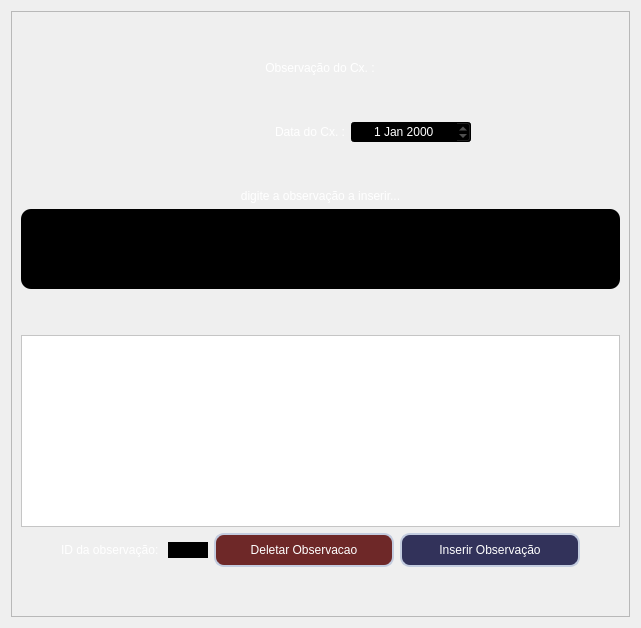
  <widget class="QWidget" name="observacao_cx">
   <layout class="QVBoxLayout" name="verticalLayout_5">
    <item>
     <widget class="QFrame" name="frame_2">
      <property name="frameShape">
       <enum>QFrame::Shape::StyledPanel</enum>
      </property>
      <property name="frameShadow">
       <enum>QFrame::Shadow::Raised</enum>
      </property>
      <layout class="QVBoxLayout" name="verticalLayout_4">
       <item>
        <spacer name="verticalSpacer_17">
         <property name="orientation">
          <enum>Qt::Orientation::Vertical</enum>
         </property>
         <property name="sizeHint" stdset="0">
          <size>
           <width>20</width>
           <height>40</height>
          </size>
         </property>
        </spacer>
       </item>
       <item alignment="Qt::AlignmentFlag::AlignHCenter">
        <widget class="QLabel" name="label_23">
         <property name="minimumSize">
          <size>
           <width>360</width>
           <height>0</height>
          </size>
         </property>
         <property name="maximumSize">
          <size>
           <width>360</width>
           <height>16777215</height>
          </size>
         </property>
         <property name="styleSheet">
          <string notr="true">font: 700 14pt &quot;Segoe UI&quot;;
color: rgb(255,255,255);</string>
         </property>
         <property name="text">
          <string>Observação do Cx. :</string>
         </property>
         <property name="alignment">
          <set>Qt::AlignmentFlag::AlignCenter</set>
         </property>
        </widget>
       </item>
       <item>
        <spacer name="verticalSpacer_3">
         <property name="orientation">
          <enum>Qt::Orientation::Vertical</enum>
         </property>
         <property name="sizeHint" stdset="0">
          <size>
           <width>20</width>
           <height>40</height>
          </size>
         </property>
        </spacer>
       </item>
       <item>
        <layout class="QHBoxLayout" name="horizontalLayout">
         <item>
          <spacer name="horizontalSpacer_15">
           <property name="orientation">
            <enum>Qt::Orientation::Horizontal</enum>
           </property>
           <property name="sizeHint" stdset="0">
            <size>
             <width>40</width>
             <height>20</height>
            </size>
           </property>
          </spacer>
         </item>
         <item>
          <widget class="QLabel" name="label_24">
           <property name="minimumSize">
            <size>
             <width>175</width>
             <height>0</height>
            </size>
           </property>
           <property name="maximumSize">
            <size>
             <width>175</width>
             <height>16777215</height>
            </size>
           </property>
           <property name="styleSheet">
            <string notr="true">font: 700 9pt &quot;Segoe UI&quot;;
color: rgb(255,255,255);</string>
           </property>
           <property name="text">
            <string>Data do Cx. :</string>
           </property>
           <property name="alignment">
            <set>Qt::AlignmentFlag::AlignRight|Qt::AlignmentFlag::AlignTrailing|Qt::AlignmentFlag::AlignVCenter</set>
           </property>
          </widget>
         </item>
         <item>
          <widget class="QDateEdit" name="data_cx_observacao">
           <property name="enabled">
            <bool>true</bool>
           </property>
           <property name="sizePolicy">
            <sizepolicy hsizetype="Minimum" vsizetype="Minimum">
             <horstretch>0</horstretch>
             <verstretch>0</verstretch>
            </sizepolicy>
           </property>
           <property name="minimumSize">
            <size>
             <width>120</width>
             <height>0</height>
            </size>
           </property>
           <property name="maximumSize">
            <size>
             <width>120</width>
             <height>16777215</height>
            </size>
           </property>
           <property name="styleSheet">
            <string notr="true">font: 700 10pt &quot;Segoe UI&quot;;
color: rgb(255,255,255);
background-color: rgb(0,0,0);</string>
           </property>
           <property name="alignment">
            <set>Qt::AlignmentFlag::AlignCenter</set>
           </property>
           <property name="readOnly">
            <bool>true</bool>
           </property>
          </widget>
         </item>
         <item>
          <spacer name="horizontalSpacer_16">
           <property name="orientation">
            <enum>Qt::Orientation::Horizontal</enum>
           </property>
           <property name="sizeHint" stdset="0">
            <size>
             <width>40</width>
             <height>20</height>
            </size>
           </property>
          </spacer>
         </item>
        </layout>
       </item>
       <item>
        <spacer name="verticalSpacer_24">
         <property name="orientation">
          <enum>Qt::Orientation::Vertical</enum>
         </property>
         <property name="sizeHint" stdset="0">
          <size>
           <width>20</width>
           <height>40</height>
          </size>
         </property>
        </spacer>
       </item>
       <item>
        <widget class="QLabel" name="label_76">
         <property name="styleSheet">
          <string notr="true">font: 700 10pt &quot;Segoe UI&quot;;
color: rgb(255,255,255);</string>
         </property>
         <property name="text">
          <string>digite a observação a inserir...</string>
         </property>
         <property name="alignment">
          <set>Qt::AlignmentFlag::AlignCenter</set>
         </property>
        </widget>
       </item>
       <item>
        <widget class="QTextEdit" name="textEdit_observacao_cx">
         <property name="minimumSize">
          <size>
           <width>0</width>
           <height>80</height>
          </size>
         </property>
         <property name="maximumSize">
          <size>
           <width>16777215</width>
           <height>80</height>
          </size>
         </property>
         <property name="styleSheet">
          <string notr="true">color: white;
background-color: black;
border: solid gray 1px;
border-radius: 10px;</string>
         </property>
         <property name="placeholderText">
          <string comment="observação do caixa" extracomment="observação do caixa"/>
         </property>
        </widget>
       </item>
       <item>
        <spacer name="verticalSpacer_25">
         <property name="orientation">
          <enum>Qt::Orientation::Vertical</enum>
         </property>
         <property name="sizeHint" stdset="0">
          <size>
           <width>20</width>
           <height>40</height>
          </size>
         </property>
        </spacer>
       </item>
       <item>
        <widget class="QTableView" name="tableView_observacoes_cx">
         <property name="styleSheet">
          <string notr="true">QTableView {
	alternate-background-color: #f8f9fa;
	background-color: white;
	gridline-color: #dee2e6;
}

QTableView::item {
	padding: 5px;
	border-bottom: 1px solid #dee2e6;
}

QTableView::item:selected {
	background-color: #007bff;
	color: white;
}

QHeaderView::section {
	background-color: #6c757d;
	color: white;
	padding: 5px;
	border: 1px solid #5a6268;
	font-weight: bold;
}</string>
         </property>
        </widget>
       </item>
       <item>
        <layout class="QHBoxLayout" name="horizontalLayout_14">
         <item>
          <spacer name="horizontalSpacer">
           <property name="orientation">
            <enum>Qt::Orientation::Horizontal</enum>
           </property>
           <property name="sizeHint" stdset="0">
            <size>
             <width>40</width>
             <height>20</height>
            </size>
           </property>
          </spacer>
         </item>
         <item>
          <widget class="QLabel" name="label_44">
           <property name="styleSheet">
            <string notr="true">font: 700 10pt &quot;Segoe UI&quot;;
color: rgb(255,255,255);</string>
           </property>
           <property name="text">
            <string>ID da observação: </string>
           </property>
          </widget>
         </item>
         <item>
          <widget class="QLineEdit" name="input_id_observacao_a_deletar">
           <property name="minimumSize">
            <size>
             <width>40</width>
             <height>0</height>
            </size>
           </property>
           <property name="maximumSize">
            <size>
             <width>40</width>
             <height>16777215</height>
            </size>
           </property>
           <property name="styleSheet">
            <string notr="true">color: white;
background-color: black;
border: solid gray 2px;</string>
           </property>
           <property name="readOnly">
            <bool>true</bool>
           </property>
          </widget>
         </item>
         <item>
          <widget class="QPushButton" name="btn_deletar_observacao">
           <property name="minimumSize">
            <size>
             <width>180</width>
             <height>0</height>
            </size>
           </property>
           <property name="maximumSize">
            <size>
             <width>180</width>
             <height>16777215</height>
            </size>
           </property>
           <property name="styleSheet">
            <string notr="true">QPushButton {
	font: 700 12pt &quot;Segoe UI&quot;;
	background-color: rgb(110,40,40);
	padding: 8px;
	border: 2px solid #c3ccdf;
	color: rgb(255,255,255);
	border-radius: 10px;
}

QPushButton:hover {
	background-color: rgb(85, 170, 255);
}

QPushButton:pressed {
	background-color: rgb(255, 0, 127);
}</string>
           </property>
           <property name="text">
            <string>Deletar Observacao</string>
           </property>
          </widget>
         </item>
         <item>
          <widget class="QPushButton" name="btn_inserir_observacao">
           <property name="minimumSize">
            <size>
             <width>180</width>
             <height>0</height>
            </size>
           </property>
           <property name="maximumSize">
            <size>
             <width>180</width>
             <height>16777215</height>
            </size>
           </property>
           <property name="styleSheet">
            <string notr="true">QPushButton {
	font: 700 12pt &quot;Segoe UI&quot;;
	background-color: rgb(50,50,90);
	padding: 8px;
	border: 2px solid #c3ccdf;
	color: rgb(255,255,255);
	border-radius: 10px;
}

QPushButton:hover {
	background-color: rgb(85, 170, 255);
}

QPushButton:pressed {
	background-color: rgb(255, 0, 127);
}</string>
           </property>
           <property name="text">
            <string>Inserir Observação</string>
           </property>
          </widget>
         </item>
         <item>
          <spacer name="horizontalSpacer_2">
           <property name="orientation">
            <enum>Qt::Orientation::Horizontal</enum>
           </property>
           <property name="sizeHint" stdset="0">
            <size>
             <width>40</width>
             <height>20</height>
            </size>
           </property>
          </spacer>
         </item>
        </layout>
       </item>
       <item>
        <spacer name="verticalSpacer_4">
         <property name="orientation">
          <enum>Qt::Orientation::Vertical</enum>
         </property>
         <property name="sizeHint" stdset="0">
          <size>
           <width>20</width>
           <height>40</height>
          </size>
         </property>
        </spacer>
       </item>
      </layout>
     </widget>
    </item>
   </layout>
  </widget>
